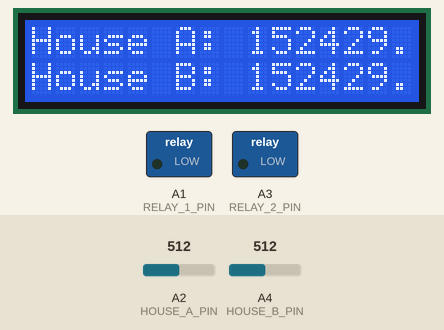
The sketch below on a simulated Arduino Uno, built with avr-gcc and run on an emulated ATmega328P. Parts: 16×2 character LCD, switched loads named in the sketch (green lamp = pin HIGH). The test bench sets the inputs (shaded band); at power-on: A2 (HOUSE_A_PIN) = 512, A4 (HOUSE_B_PIN) = 512.

Above: at 1.2 s.
1.3 s: A2 (HOUSE_A_PIN) set to 716
At 5.8 s:
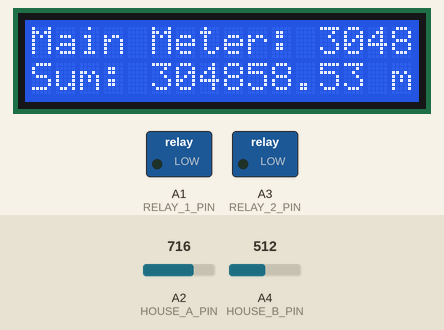
At 20.0 s:
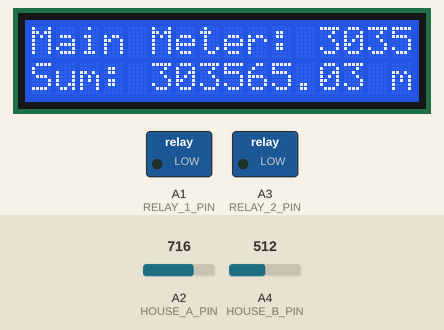
Timing chart, 0 to 21.3 s (numbered marks = the images above; inputs shaded):
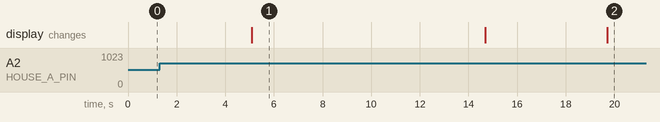

Measured:
- after the input at 1.3 s, the display: first differs from a run without the input after 13.4 s (image 2 shows a later state)
- what the display in image 1 shows lasts 9.6 s, from 5.1 s to 14.7 s

The sketch:

ABC.ino
```cpp
#include <LiquidCrystal.h>

// Define ACS712 sensitivity (mV/A)
#define ACS712_SENSITIVITY 185.0

// Define nominal voltage (V)
#define NOMINAL_VOLTAGE 240.0

// Define ACS712 sensor pins
#define MAIN_METER_PIN A0
#define HOUSE_A_PIN A2
#define HOUSE_B_PIN A4

// Define relay pins
#define RELAY_1_PIN A1
#define RELAY_2_PIN A3

// Define relay thresholds (adjust as needed)
#define RELAY_THRESHOLD_KVA_1 0.1 // Example threshold for RELAY_1 in KVA
#define RELAY_THRESHOLD_KVA_2 0.2 // Example threshold for RELAY_2 in KVA

// Define LCD pins
LiquidCrystal lcd(12, 11, 5, 4, 3, 2);

void setup() {
  // Initialize serial communication
  Serial.begin(9600);

  // Initialize LCD
  lcd.begin(16, 2);

  // Initialize relay pins
  pinMode(RELAY_1_PIN, OUTPUT);
  pinMode(RELAY_2_PIN, OUTPUT);

  // Initialize ACS712 sensor pins
  pinMode(MAIN_METER_PIN, INPUT);
  pinMode(HOUSE_A_PIN, INPUT);
  pinMode(HOUSE_B_PIN, INPUT);
}

void loop() {
  // Read current from ACS712 sensors
  float houseACurrent = readCurrent(HOUSE_A_PIN);
  float houseBCurrent = readCurrent(HOUSE_B_PIN);

  // Display individual house readings on the first screen
  lcd.clear();
  lcd.print("House A: ");
  lcd.print(calculatePower(houseACurrent));
  lcd.print(" mVA");

  lcd.setCursor(0, 1);
  lcd.print("House B: ");
  lcd.print(calculatePower(houseBCurrent));
  lcd.print(" mVA");

  // Delay for a while
  delay(5000); // Reduce this delay if you want more frequent updates

  // Display the sum of house readings at the main meter on the second screen
  lcd.clear();
  lcd.print("Main Meter: ");
  float mainMeterCurrent = houseACurrent + houseBCurrent;
  lcd.print(calculatePower(mainMeterCurrent));
  lcd.print(" mVA");

  lcd.setCursor(0, 1);
  lcd.print("Sum: ");
  lcd.print(calculatePower(mainMeterCurrent));
  lcd.print(" mVA");

  // Activate relays based on thresholds
  if (houseACurrent > RELAY_THRESHOLD_KVA_1) {
    activateRelay(RELAY_1_PIN);
  } else {
    deactivateRelay(RELAY_1_PIN);
  }

  if (houseBCurrent > RELAY_THRESHOLD_KVA_2) {
    activateRelay(RELAY_2_PIN);
  } else {
    deactivateRelay(RELAY_2_PIN);
  }

  delay(9600); // Adjust delay as needed
}

float readCurrent(int sensorPin) {
  int sensorValue = analogRead(sensorPin);
  float voltage = sensorValue * (5.0 / 1023.0);
  float current = (voltage - (NOMINAL_VOLTAGE / 2.0)) / ACS712_SENSITIVITY;
  return abs(current);
}

float calculatePower(float current) {
  return (NOMINAL_VOLTAGE * current * 1000.0); // Power in mVA
}

void activateRelay(int relayPin) {
  if (digitalRead(relayPin) == HIGH) {
    digitalWrite(relayPin, LOW);  // Set to LOW to activate (normally closed)
    Serial.println("Relay Activated");
  }
}

void deactivateRelay(int relayPin) {
  if (digitalRead(relayPin) == LOW) {
    digitalWrite(relayPin, HIGH); // Set to HIGH to deactivate (normally closed)
    Serial.println("Relay Deactivated");
  }
}
```
